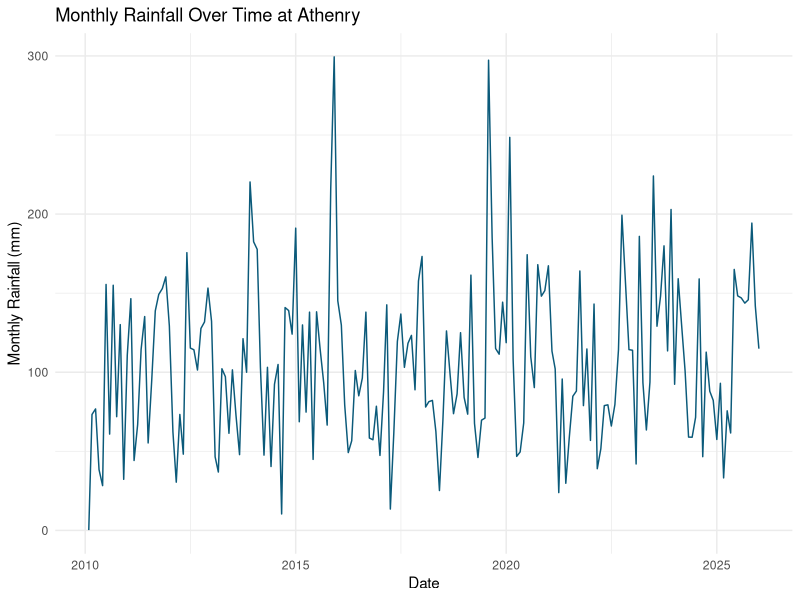
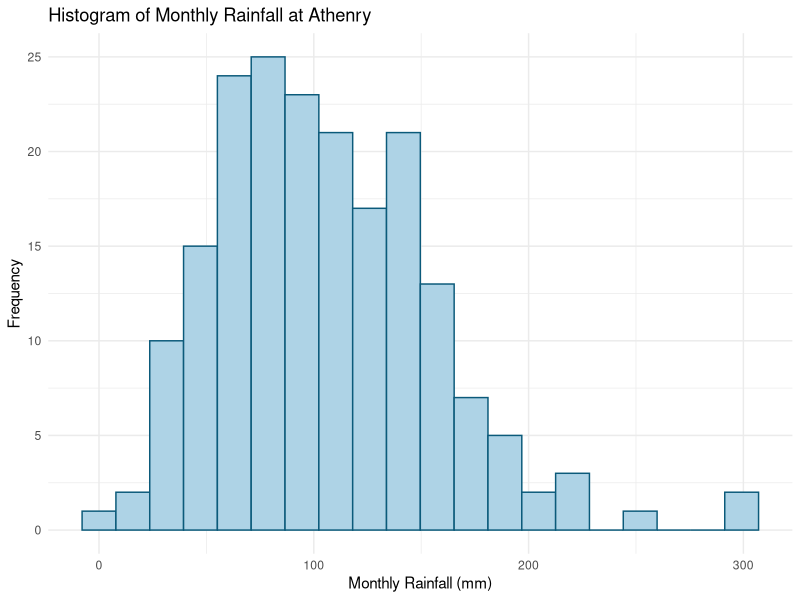
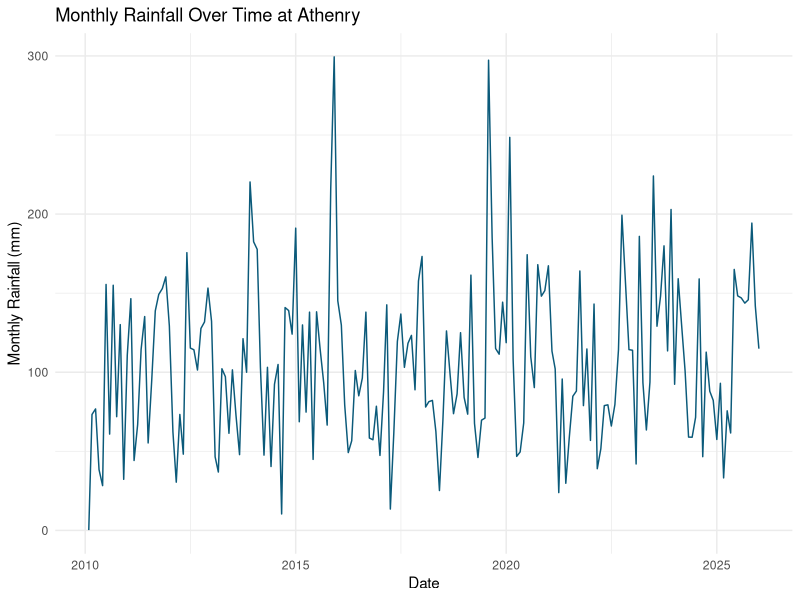
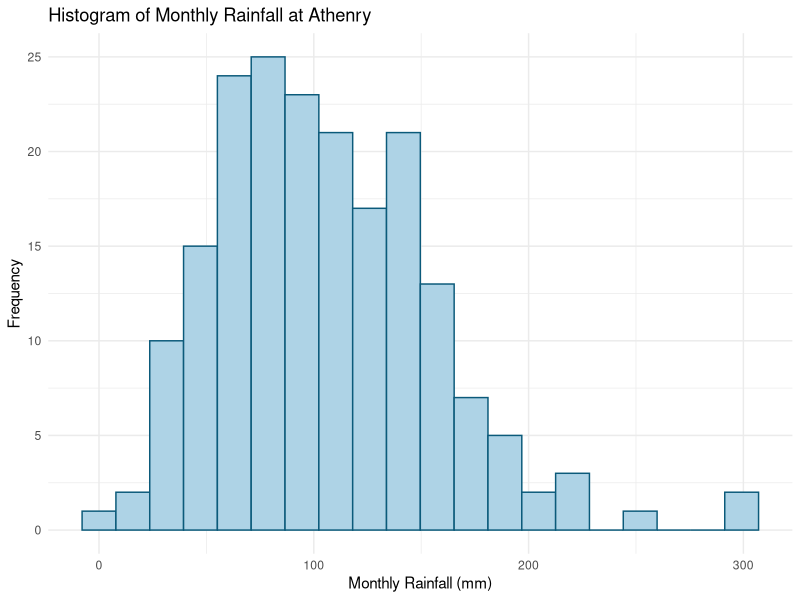

Recreate these plots in R, in order. (Note: this script raises an error after producing the figures.)
# installs the needed packages for R
if (!requireNamespace("tidyverse", quietly = TRUE)) install.packages("tidyverse")
if (!requireNamespace("forecast",  quietly = TRUE)) install.packages("forecast")

# loads the libraries/packages for the assignment
library(tidyverse)
library(forecast)

# imports the data from the assignment excel sheet
weather <- read_csv(
  "Data Athenry.csv",
  skip = 24, # ignore the first 24 lines of the excel file which are metadata
  na = c("", " ", "NA"), # treats blanks as missing values
  show_col_types = FALSE
)

# keeps only needed columns and cleans the data
weather <- weather %>%
  select(date, maxtp, mintp, rain) %>%
  mutate(
    date = as.Date(date, format = "%d-%b-%Y"),
    maxtp = as.numeric(maxtp), 
    mintp = as.numeric(mintp),
    rain = as.numeric(rain),
    mean_temp = (maxtp + mintp) / 2, # calculates the average daily temperature
    year = as.integer(format(date, "%Y")), # extracts the year and month from each date
    month_num = as.integer(format(date, "%m")), 
    month_name = factor(month.abb[month_num], levels = month.abb)
  )

# monthly rainfall totals
monthly_rain <- weather %>%
  group_by(year, month_num, month_name) %>% # used for the rainfall graphs
  summarise(monthly_rain = sum(rain, na.rm = TRUE), .groups = "drop") %>%
  mutate(month_date = as.Date(paste(year, month_num, "01", sep = "-")))

# plot 1: monthly rainfall over time
p1 <- ggplot(monthly_rain, aes(x = month_date, y = monthly_rain)) +
  geom_line(color = "#0B5A7A") +
  labs(
    title = "Monthly Rainfall Over Time at Athenry",
    x = "Date",
    y = "Monthly Rainfall (mm)"
  ) +
  theme_minimal()

# outputs the plot 1
print(p1) 
ggsave("monthly_rainfall_time_plot.png", plot = p1, width = 8, height = 5)

# plot 2: histogram of monthly rainfall
p2 <- ggplot(monthly_rain, aes(x = monthly_rain)) +
  geom_histogram(bins = 20, fill = "#AED3E6", color = "#0B5A7A") +
  labs(
    title = "Histogram of Monthly Rainfall at Athenry",
    x = "Monthly Rainfall (mm)",
    y = "Frequency"
  ) +
  theme_minimal()

# outputs the plot 2
print(p2)
ggsave("monthly_rainfall_histogram.png", plot = p2, width = 8, height = 5)

# getting the wettest month
wettest_month_totals <- monthly_rain %>%
  group_by(month_name) %>%
  summarise(avg_monthly_rain = mean(monthly_rain, na.rm = TRUE), .groups = "drop") %>%
  arrange(desc(avg_monthly_rain))

print(wettest_month_totals)

# probability of a rainy day
prob_rainy_day <- mean(weather$rain > 0, na.rm = TRUE) 
prob_rainy_day_percent <- prob_rainy_day * 100 # the percentage

print(prob_rainy_day)
print(prob_rainy_day_percent)

# month moving average
weather <- weather %>%
  arrange(date) %>%
  mutate(
    lta_mean_temp = as.numeric(ma(mean_temp, order = 31, centre = FALSE))
  )

# year for daily temperature plot
chosen_year <- 2020

temp_year <- weather %>%
  filter(year == chosen_year)

# quartiles
q1 <- quantile(temp_year$mean_temp, 0.25, na.rm = TRUE)
q2 <- quantile(temp_year$mean_temp, 0.50, na.rm = TRUE)
q3 <- quantile(temp_year$mean_temp, 0.75, na.rm = TRUE)

print(q1)
print(q2)
print(q3)

# plot 3: daily temperature vs long term average with quartiles
p3 <- ggplot(temp_year, aes(x = date)) +
  geom_line(aes(y = mean_temp, colour = "Daily Mean Temperature"), size = 0.8) +
  geom_line(aes(y = lta_mean_temp, colour = "31-day Long-Term Average"), size = 1)
  geom_hline(yintercept = q1, linetype = "dashed", colour = "#AED3E6") +
  geom_hline(yintercept = q2, linetype = "dashed", colour = "#0B5A7A") +
  geom_hline(yintercept = q3, linetype = "dashed", colour = "#1F6787") +
  labs(
    title = paste("Daily Mean Temperature vs Long-Term Average in", chosen_year),
    x = "Date",
    y = "Temperature (°C)",
    colour = "Legend"
  ) +
  theme_minimal()

# outputs the plot 3
print(p3)
ggsave("temperature_lta_quartiles_plot.png", plot = p3, width = 9, height = 5)

# average monthly rainfall by calendar month
avg_month_rain <- monthly_rain %>%
  group_by(month_name) %>%
  summarise(
    avg_rain = mean(monthly_rain, na.rm = TRUE),
    .groups = "drop"
  )

# plot 4: average monthly rainfall by calendar month bar chart
p4 <- ggplot(avg_month_rain, aes(x = month_name, y = avg_rain)) +
  geom_col(fill = "#AED3E6", color = "#0B5A7A") +
  labs(
    title = "Average Monthly Rainfall at Athenry",
    x = "Month",
    y = "Average Rainfall (mm)"
  ) +
  theme_minimal()

# outputs the plot 4
print(p4)
ggsave("avg_monthly_rainfall_barplot.png", plot = p4, width = 8, height = 5)

# plot 5: boxplot of daily mean temperature by month
p5 <- ggplot(weather, aes(x = month_name, y = mean_temp)) +
  geom_boxplot(fill = "#AED3E6", alpha = 0.7, color = "#0B5A7A") +
  labs(
    title = "Distribution of Daily Mean Temperature by Month",
    x = "Month",
    y = "Mean Temperature (°C)"
  ) +
  theme_minimal()

print(p5)
ggsave("temperature_boxplot_by_month.png", plot = p5, width = 8, height = 5)
